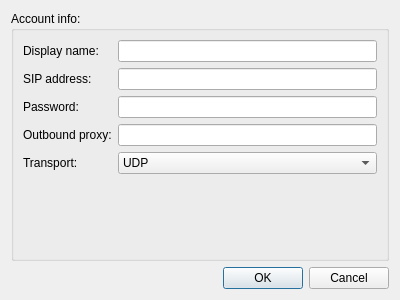
<?xml version="1.0" encoding="UTF-8"?>
<ui version="4.0">
 <class>AccountWizard</class>
 <widget class="QDialog" name="AccountWizard">
  <property name="geometry">
   <rect>
    <x>0</x>
    <y>0</y>
    <width>400</width>
    <height>300</height>
   </rect>
  </property>
  <property name="windowTitle">
   <string>Dialog</string>
  </property>
  <layout class="QVBoxLayout" name="verticalLayout">
   <item>
    <widget class="QGroupBox" name="groupBox">
     <property name="title">
      <string>Account info:</string>
     </property>
     <layout class="QVBoxLayout" name="verticalLayout_2">
      <item>
       <layout class="QFormLayout" name="formLayout">
        <item row="0" column="0">
         <widget class="QLabel" name="display_name_label">
          <property name="text">
           <string>Display name:</string>
          </property>
         </widget>
        </item>
        <item row="0" column="1">
         <widget class="QLineEdit" name="display_name"/>
        </item>
        <item row="1" column="0">
         <widget class="QLabel" name="sip_address_label">
          <property name="text">
           <string>SIP address:</string>
          </property>
         </widget>
        </item>
        <item row="1" column="1">
         <widget class="QLineEdit" name="sip_address"/>
        </item>
        <item row="2" column="0">
         <widget class="QLabel" name="password_label">
          <property name="text">
           <string>Password:</string>
          </property>
         </widget>
        </item>
        <item row="2" column="1">
         <widget class="QLineEdit" name="password">
          <property name="echoMode">
           <enum>QLineEdit::Password</enum>
          </property>
         </widget>
        </item>
        <item row="3" column="0">
         <widget class="QLabel" name="outbound_proxy_label">
          <property name="text">
           <string>Outbound proxy:</string>
          </property>
         </widget>
        </item>
        <item row="3" column="1">
         <widget class="QLineEdit" name="outbound_proxy"/>
        </item>
        <item row="4" column="0">
         <widget class="QLabel" name="transport_label">
          <property name="text">
           <string>Transport:</string>
          </property>
         </widget>
        </item>
        <item row="4" column="1">
         <widget class="QComboBox" name="transport">
          <item>
           <property name="text">
            <string>UDP</string>
           </property>
          </item>
          <item>
           <property name="text">
            <string>TCP</string>
           </property>
          </item>
          <item>
           <property name="text">
            <string>TLS</string>
           </property>
          </item>
         </widget>
        </item>
       </layout>
      </item>
     </layout>
    </widget>
   </item>
   <item>
    <widget class="QDialogButtonBox" name="buttonBox">
     <property name="orientation">
      <enum>Qt::Horizontal</enum>
     </property>
     <property name="standardButtons">
      <set>QDialogButtonBox::Cancel|QDialogButtonBox::Ok</set>
     </property>
    </widget>
   </item>
  </layout>
 </widget>
 <resources/>
 <connections>
  <connection>
   <sender>buttonBox</sender>
   <signal>accepted()</signal>
   <receiver>AccountWizard</receiver>
   <slot>accept()</slot>
   <hints>
    <hint type="sourcelabel">
     <x>248</x>
     <y>254</y>
    </hint>
    <hint type="destinationlabel">
     <x>157</x>
     <y>274</y>
    </hint>
   </hints>
  </connection>
  <connection>
   <sender>buttonBox</sender>
   <signal>rejected()</signal>
   <receiver>AccountWizard</receiver>
   <slot>reject()</slot>
   <hints>
    <hint type="sourcelabel">
     <x>316</x>
     <y>260</y>
    </hint>
    <hint type="destinationlabel">
     <x>286</x>
     <y>274</y>
    </hint>
   </hints>
  </connection>
 </connections>
</ui>
